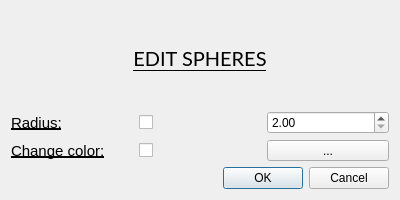
<?xml version="1.0" encoding="UTF-8"?>
<ui version="4.0">
 <class>EditDialog</class>
 <widget class="QDialog" name="EditDialog">
  <property name="geometry">
   <rect>
    <x>0</x>
    <y>0</y>
    <width>400</width>
    <height>200</height>
   </rect>
  </property>
  <property name="minimumSize">
   <size>
    <width>400</width>
    <height>200</height>
   </size>
  </property>
  <property name="maximumSize">
   <size>
    <width>400</width>
    <height>200</height>
   </size>
  </property>
  <property name="windowTitle">
   <string>Dialog</string>
  </property>
  <layout class="QGridLayout" name="gridLayout">
   <item row="0" column="0">
    <widget class="QLabel" name="label">
     <property name="font">
      <font>
       <family>Lato</family>
       <pointsize>15</pointsize>
       <underline>true</underline>
      </font>
     </property>
     <property name="text">
      <string>EDIT SPHERES</string>
     </property>
     <property name="alignment">
      <set>Qt::AlignCenter</set>
     </property>
    </widget>
   </item>
   <item row="1" column="0">
    <layout class="QHBoxLayout" name="horizontalLayout">
     <item>
      <widget class="QLabel" name="label_2">
       <property name="font">
        <font>
         <pointsize>11</pointsize>
         <underline>true</underline>
        </font>
       </property>
       <property name="text">
        <string>Radius:</string>
       </property>
      </widget>
     </item>
     <item>
      <widget class="QCheckBox" name="radiusCheckBox">
       <property name="text">
        <string/>
       </property>
      </widget>
     </item>
     <item>
      <widget class="QDoubleSpinBox" name="radiusSpinBox">
       <property name="minimum">
        <double>2.000000000000000</double>
       </property>
       <property name="maximum">
        <double>30.000000000000000</double>
       </property>
       <property name="singleStep">
        <double>0.010000000000000</double>
       </property>
       <property name="value">
        <double>2.000000000000000</double>
       </property>
      </widget>
     </item>
    </layout>
   </item>
   <item row="2" column="0">
    <layout class="QHBoxLayout" name="horizontalLayout_3">
     <item>
      <widget class="QLabel" name="label_4">
       <property name="font">
        <font>
         <pointsize>11</pointsize>
         <underline>true</underline>
        </font>
       </property>
       <property name="text">
        <string>Change color:</string>
       </property>
      </widget>
     </item>
     <item>
      <widget class="QCheckBox" name="changeCheckBox">
       <property name="text">
        <string/>
       </property>
      </widget>
     </item>
     <item>
      <widget class="QToolButton" name="colorToolButton">
       <property name="sizePolicy">
        <sizepolicy hsizetype="Preferred" vsizetype="Fixed">
         <horstretch>0</horstretch>
         <verstretch>0</verstretch>
        </sizepolicy>
       </property>
       <property name="text">
        <string>...</string>
       </property>
      </widget>
     </item>
    </layout>
   </item>
   <item row="3" column="0">
    <widget class="QDialogButtonBox" name="buttonBox">
     <property name="orientation">
      <enum>Qt::Horizontal</enum>
     </property>
     <property name="standardButtons">
      <set>QDialogButtonBox::Cancel|QDialogButtonBox::Ok</set>
     </property>
    </widget>
   </item>
  </layout>
 </widget>
 <resources/>
 <connections>
  <connection>
   <sender>buttonBox</sender>
   <signal>accepted()</signal>
   <receiver>EditDialog</receiver>
   <slot>accept()</slot>
   <hints>
    <hint type="sourcelabel">
     <x>248</x>
     <y>254</y>
    </hint>
    <hint type="destinationlabel">
     <x>157</x>
     <y>274</y>
    </hint>
   </hints>
  </connection>
  <connection>
   <sender>buttonBox</sender>
   <signal>rejected()</signal>
   <receiver>EditDialog</receiver>
   <slot>reject()</slot>
   <hints>
    <hint type="sourcelabel">
     <x>316</x>
     <y>260</y>
    </hint>
    <hint type="destinationlabel">
     <x>286</x>
     <y>274</y>
    </hint>
   </hints>
  </connection>
 </connections>
</ui>
